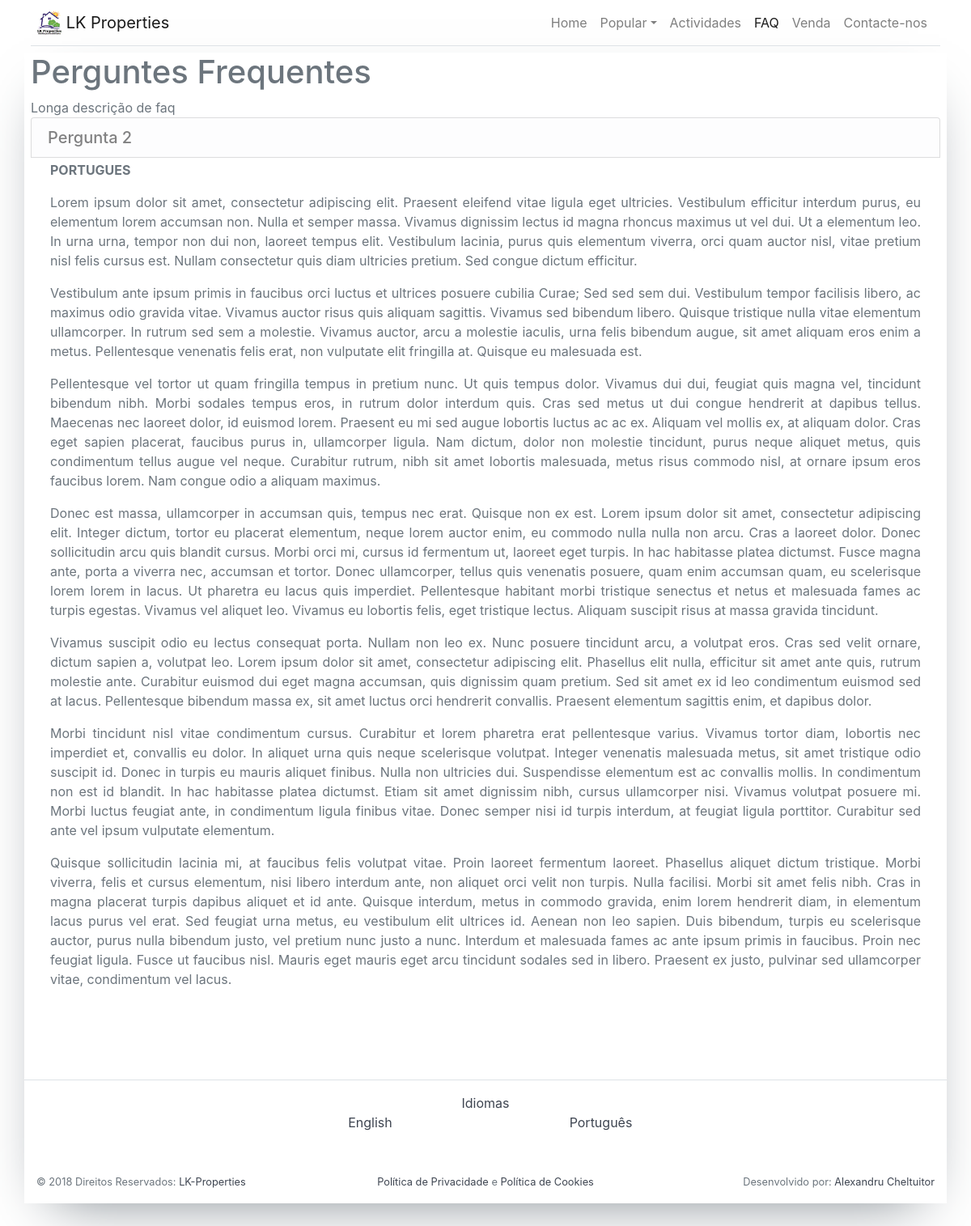
Screenshot of /pt/faq (signed in) with the database file from the repository.
### tables this page shows
CREATE TABLE IF NOT EXISTS `faq_question_translation` (
  `faq_question_translated_ID` int(11) NOT NULL AUTO_INCREMENT,
  `faq_link_ID` int(11) NOT NULL,
  `langCode` varchar(5) NOT NULL,
  `questionTranslated` varchar(200) NOT NULL,
  PRIMARY KEY (`faq_question_translated_ID`),
  KEY `fqt_faq_link_FK` (`faq_link_ID`)
);

CREATE TABLE IF NOT EXISTS `faq_answer_translation` (
  `faq_answer_translated_ID` int(11) NOT NULL AUTO_INCREMENT,
  `faq_link_ID` int(11) NOT NULL,
  `langCode` varchar(5) NOT NULL,
  `answerTranslated` text NOT NULL,
  PRIMARY KEY (`faq_answer_translated_ID`),
  KEY `fat_faq_link_FK` (`faq_link_ID`)
);

### _include/_models/db.php (called while the page is built, shortened)
<?php
    class Database{
        function __construct(){
            $this->db = mysqli_connect('localhost', 'root', '', 'lkproper_lk');
        }
    }
?>

### _include/_pages/faq.php (the view)
<div class="container mx-sm-auto mb-5 pb-5  px-4 px-md-2 shadow-sm rounded text-muted">
    <h1><?php echo $lang['faq']['title'];?></h1>
    <div>
        <?php echo $lang['faq']['info'];?>
    </div>
    <ul class="list-group">
        <?php
            $query = $CONN->db->query('
                select
                    faq_question_translation.questionTranslated,
                    faq_answer_translation.answerTranslated
                from
                    faq_link
                left join
                    faq_question_translation
                on
                    faq_link.faq_link_ID = faq_question_translation.faq_link_ID
                left join
                    faq_answer_translation
                on
                    faq_link.faq_link_ID = faq_answer_translation.faq_link_ID
                where
                    faq_question_translation.langCode = "'.$selectedLang.'"
                and
                    faq_answer_translation.langCode = "'.$selectedLang.'"
            ');
            while($fetch = $query->fetch_object()){
                echo '
                    <li class="list-group-item list-group-item-light"><h5 class="mb-0">'.$fetch->questionTranslated.'</h5></li>
                    <div class="pt-1 px-4 text-justify">
                        '.$fetch->answerTranslated.'
                    </div>
                ';
            }
        ?>
    </ul>
</div>

### rows the page displays
faq_question_translation: questionTranslated "Pergunta 2", faq_answer_translation.answerTranslated "PORTUGUES Lorem ipsum dolor sit amet, consectetur adipiscing elit. Praesent eleifend vitae ligula eget ultricies. Vestibulum efficitur interdum purus, eu elementum lorem accumsan non. Nulla et semper massa. Vivamus dignissim lectus id magna rhoncus maximus ut vel dui. Ut a elementum leo. In urna urna, tempor non dui non, laoreet tempus elit. Vestibulum lacinia, purus quis elementum viverra, orci quam auctor nisl, vitae pretium nisl felis cursus est. Nullam consectetur quis diam ultricies pretium. Sed congue dictum efficitur. Vestibulum ante ipsum primis in faucibus orci luctus et ultrices posuere cubilia Curae; Sed sed sem dui. Vestibulum tempor facilisis libero, ac maximus odio gravida…"

### other values shown
$lang['navbar']['home'] "Home"
$lang['navbar']['activities'] "Actividades"
$lang['navbar']['faq'] "FAQ"
$lang['navbar']['realEstate'] "Venda"
$lang['navbar']['contactUs'] "Contacte-nos"
$lang['faq']['title'] "Perguntes Frequentes"
$lang['faq']['info'] "Longa descrição de faq"
$lang['footer']['copyright'] "Direitos Reservados"
$lang['footer']['privacyPolicy']['name'] "Política de Privacidade"
$lang['footer']['filler'] "e"
$lang['footer']['cookiePolicy']['name'] "Política de Cookies"
$lang['footer']['developerInfo'] "Desenvolvido por"
$lang['footer']['languages'] "Idiomas"
